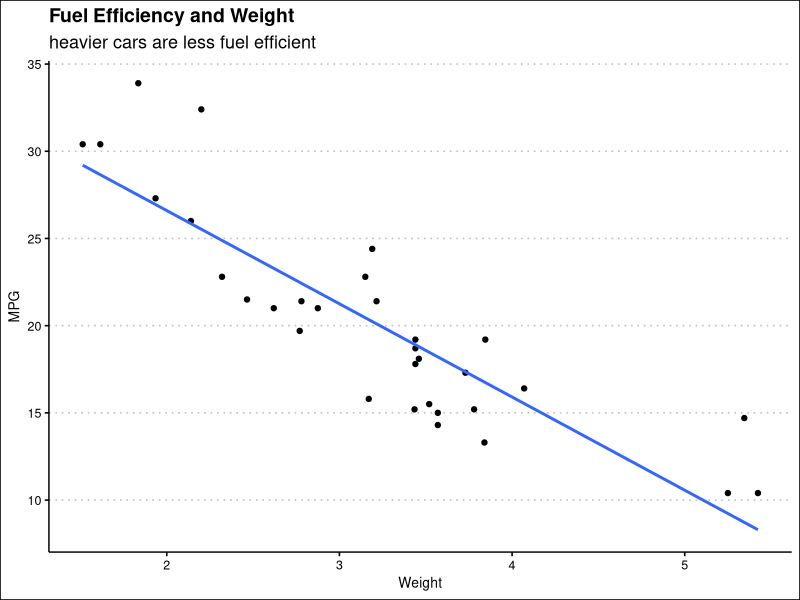

Generate this figure with R:
## ---- chunk 1
#| output: false
#| echo: false
library(tidyverse)
library(ggthemes)
## ---- chunk 2
#| echo: false
#| label: car-plot
mtcars %>%
select(mpg, wt) %>%
ggplot(aes(x=wt, y=mpg)) +
geom_point() +
geom_smooth(method = "lm", formula=y~x, se=FALSE) +
theme_clean() +
labs(title="Fuel Efficiency and Weight",
     subtitle="heavier cars are less fuel efficient",
     x="Weight",
     y="MPG")
